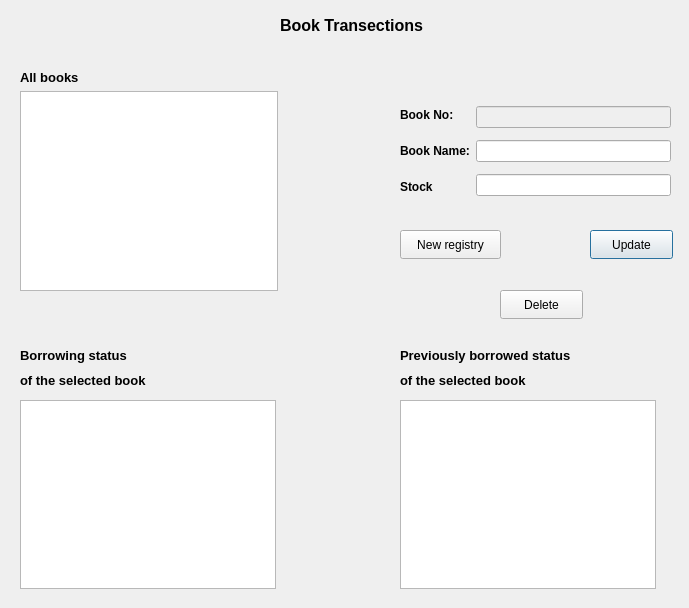
<?xml version="1.0" encoding="UTF-8"?>
<ui version="4.0">
 <class>Dialog_book</class>
 <widget class="QDialog" name="Dialog_book">
  <property name="geometry">
   <rect>
    <x>0</x>
    <y>0</y>
    <width>689</width>
    <height>608</height>
   </rect>
  </property>
  <property name="windowTitle">
   <string>Dialog</string>
  </property>
  <widget class="QPushButton" name="pushButton_update">
   <property name="geometry">
    <rect>
     <x>590</x>
     <y>230</y>
     <width>83</width>
     <height>29</height>
    </rect>
   </property>
   <property name="text">
    <string>Update</string>
   </property>
  </widget>
  <widget class="QWidget" name="layoutWidget">
   <property name="geometry">
    <rect>
     <x>400</x>
     <y>100</y>
     <width>271</width>
     <height>102</height>
    </rect>
   </property>
   <layout class="QHBoxLayout" name="horizontalLayout">
    <item>
     <layout class="QVBoxLayout" name="verticalLayout_2">
      <item>
       <widget class="QLabel" name="label_book_no">
        <property name="font">
         <font>
          <bold>true</bold>
         </font>
        </property>
        <property name="text">
         <string>Book No:</string>
        </property>
       </widget>
      </item>
      <item>
       <widget class="QLabel" name="label_book_name">
        <property name="font">
         <font>
          <bold>true</bold>
         </font>
        </property>
        <property name="text">
         <string>Book Name:</string>
        </property>
       </widget>
      </item>
      <item>
       <widget class="QLabel" name="label_stock">
        <property name="font">
         <font>
          <bold>true</bold>
         </font>
        </property>
        <property name="text">
         <string>Stock</string>
        </property>
       </widget>
      </item>
     </layout>
    </item>
    <item>
     <layout class="QVBoxLayout" name="verticalLayout_3">
      <item>
       <widget class="QLineEdit" name="lineEdit_book_no">
        <property name="enabled">
         <bool>false</bool>
        </property>
       </widget>
      </item>
      <item>
       <widget class="QLineEdit" name="lineEdit_book_name"/>
      </item>
      <item>
       <widget class="QLineEdit" name="lineEdit_stock"/>
      </item>
     </layout>
    </item>
   </layout>
  </widget>
  <widget class="QWidget" name="layoutWidget_2">
   <property name="geometry">
    <rect>
     <x>20</x>
     <y>70</y>
     <width>258</width>
     <height>221</height>
    </rect>
   </property>
   <layout class="QVBoxLayout" name="verticalLayout">
    <item>
     <widget class="QLabel" name="label_tw_topic">
      <property name="font">
       <font>
        <pointsize>10</pointsize>
        <bold>true</bold>
       </font>
      </property>
      <property name="text">
       <string>All books</string>
      </property>
     </widget>
    </item>
    <item>
     <widget class="QTableView" name="tableView"/>
    </item>
   </layout>
  </widget>
  <widget class="QPushButton" name="pushButton_new_registry">
   <property name="geometry">
    <rect>
     <x>400</x>
     <y>230</y>
     <width>101</width>
     <height>29</height>
    </rect>
   </property>
   <property name="text">
    <string>New registry</string>
   </property>
  </widget>
  <widget class="QPushButton" name="pushButton_delete">
   <property name="geometry">
    <rect>
     <x>500</x>
     <y>290</y>
     <width>83</width>
     <height>29</height>
    </rect>
   </property>
   <property name="text">
    <string>Delete</string>
   </property>
  </widget>
  <widget class="QLabel" name="label_topic">
   <property name="geometry">
    <rect>
     <x>280</x>
     <y>15</y>
     <width>211</width>
     <height>20</height>
    </rect>
   </property>
   <property name="font">
    <font>
     <pointsize>12</pointsize>
     <bold>true</bold>
    </font>
   </property>
   <property name="text">
    <string>Book Transections</string>
   </property>
  </widget>
  <widget class="QTableView" name="tableView_current_situation">
   <property name="geometry">
    <rect>
     <x>20</x>
     <y>400</y>
     <width>256</width>
     <height>189</height>
    </rect>
   </property>
  </widget>
  <widget class="QTableView" name="tableView_history">
   <property name="geometry">
    <rect>
     <x>400</x>
     <y>400</y>
     <width>256</width>
     <height>189</height>
    </rect>
   </property>
  </widget>
  <widget class="QLabel" name="label">
   <property name="geometry">
    <rect>
     <x>400</x>
     <y>340</y>
     <width>221</width>
     <height>31</height>
    </rect>
   </property>
   <property name="font">
    <font>
     <pointsize>10</pointsize>
     <bold>true</bold>
    </font>
   </property>
   <property name="text">
    <string>Previously borrowed status</string>
   </property>
  </widget>
  <widget class="QLabel" name="label_2">
   <property name="geometry">
    <rect>
     <x>400</x>
     <y>370</y>
     <width>171</width>
     <height>20</height>
    </rect>
   </property>
   <property name="font">
    <font>
     <pointsize>10</pointsize>
     <bold>true</bold>
    </font>
   </property>
   <property name="text">
    <string>of the selected book</string>
   </property>
  </widget>
  <widget class="QLabel" name="label_3">
   <property name="geometry">
    <rect>
     <x>20</x>
     <y>340</y>
     <width>221</width>
     <height>31</height>
    </rect>
   </property>
   <property name="font">
    <font>
     <pointsize>10</pointsize>
     <bold>true</bold>
    </font>
   </property>
   <property name="text">
    <string>Borrowing status</string>
   </property>
  </widget>
  <widget class="QLabel" name="label_4">
   <property name="geometry">
    <rect>
     <x>20</x>
     <y>370</y>
     <width>171</width>
     <height>20</height>
    </rect>
   </property>
   <property name="font">
    <font>
     <pointsize>10</pointsize>
     <bold>true</bold>
    </font>
   </property>
   <property name="text">
    <string>of the selected book</string>
   </property>
  </widget>
 </widget>
 <resources/>
 <connections/>
</ui>
